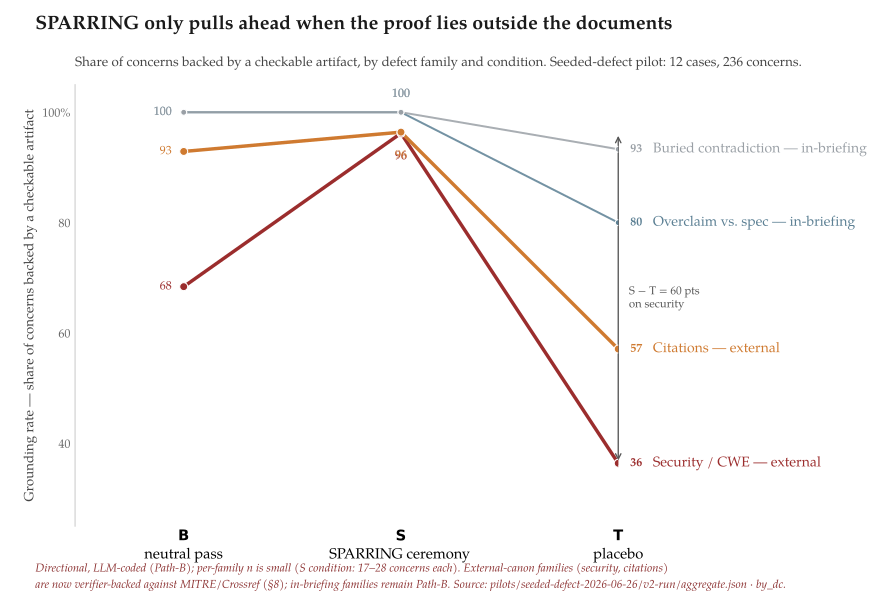

Recreate this plot in Python.
#!/usr/bin/env python3
"""
fig2-grounding-gap.py — Figure 2 of the V2 governance preprint.

THE GROUNDING GAP. A Tufte slopegraph of grounding rate (share of concerns backed by a
checkable artifact) across the three conditions — B (neutral pass), S (SPARRING ceremony),
T (placebo) — with one line per seeded-defect family. The paper's §7.3 argument is that
the separation between grounded SPARRING and a fluent placebo opens *precisely* where the
check requires reaching OUTSIDE the provided briefing (security/CWE, citations) and nearly
vanishes where the artifact lives inside it (overclaim-vs-spec, buried contradiction).
The slopegraph makes that "where the gap concentrates" argument visible: the external-canon
lines crater in the T column while the in-briefing lines stay near the ceiling.

Supports / illustrates §7.3.

DESIGN DISCIPLINE (Minard, the data-graphics reviewer):
  * Reproducible artifact — reads the frozen results, no hand-typed numbers:
        ../../seeded-defect-2026-06-26/v2-run/aggregate.json  ->  by_dc
  * Encoding fit — a slopegraph (position + slope) is the right form for "which categories
    move, and where" across a small set of conditions; far more legible than a 4x3 table.
  * Graphical integrity — honest 0–100 y-axis; lines colored by the LOAD-BEARING split
    (external-canon vs. in-briefing), because that split IS the argument, not decoration.
  * Uncertainty must be visible (the project's cardinal rule) — directional, LLM-coded
    (Path-B), and the small per-family concern counts (n) are printed on the figure; the
    note records that the external-canon families are now verifier-backed (§8) while the
    in-briefing families remain Path-B.

Usage:   python3 figures/fig2-grounding-gap.py
Output:  figures/fig2-grounding-gap.svg
"""

import json
import os
import sys
import warnings

import matplotlib
matplotlib.use("Agg")
import matplotlib.pyplot as plt

warnings.filterwarnings("ignore")  # suppress findfont fallback chatter

HERE = os.path.dirname(os.path.abspath(__file__))
AGG = os.path.join(HERE, "..", "..", "..", "seeded-defect-2026-06-26", "v2-run", "aggregate.json")
OUT = os.path.join(HERE, "fig2-grounding-gap.svg")

# Prefer the manuscript's serif (TeX Gyre Pagella); fall back cleanly if absent.
plt.rcParams["svg.fonttype"] = "none"          # keep text as text in the SVG (selectable, small)
plt.rcParams["font.family"] = "serif"
plt.rcParams["font.serif"] = ["TeX Gyre Pagella", "Palatino", "DejaVu Serif"]

# defect-class -> (display label, where the check lives). Order: external first, then in-briefing,
# so the two argument groups read top-block / bottom-block on the right-hand labels.
FAMILIES = [
    ("DC3", "Security / CWE",       "external", "#9b2d2d"),   # check lives in MITRE
    ("DC1", "Citations",            "external", "#cf7a30"),   # check lives in the literature
    ("DC4", "Overclaim vs. spec",   "inbrief",   "#5b7f93"),   # check lives in the briefing
    ("DC2", "Buried contradiction", "inbrief",   "#9aa0a6"),   # check lives in the briefing
]
CONDS = ["B", "S", "T"]
COND_SUB = {"B": "neutral pass", "S": "SPARRING ceremony", "T": "placebo"}
XPOS = {"B": 0.0, "S": 1.0, "T": 2.0}


def main():
    with open(AGG) as fh:
        agg = json.load(fh)
    by_dc = agg["by_dc"]
    case_count = agg["case_count"]
    total_concerns = sum(agg["aggregate"][c]["raw"]["n"] for c in CONDS)

    fig, ax = plt.subplots(figsize=(9.2, 6.3))

    for dc, label, group, color in FAMILIES:
        ys = [by_dc[dc][c]["grounding_rate"] for c in CONDS]
        ns = [by_dc[dc][c]["raw"]["n"] for c in CONDS]
        xs = [XPOS[c] for c in CONDS]

        is_ext = group == "external"
        ax.plot(xs, ys, color=color, lw=2.6 if is_ext else 1.5,
                solid_capstyle="round", zorder=3 if is_ext else 2,
                alpha=1.0 if is_ext else 0.85)
        ax.plot(xs, ys, "o", color=color, ms=6 if is_ext else 4.5, zorder=4,
                markeredgecolor="white", markeredgewidth=0.8)

        # value labels at each vertex; nudge the two near-ceiling families apart at S
        for c, x, y in zip(CONDS, xs, ys):
            if c == "B":
                ax.annotate(f"{y:.0f}", (x, y), textcoords="offset points",
                            xytext=(-9, 0), ha="right", va="center", fontsize=9, color=color)
            elif c == "S":
                dy = -13 if is_ext else 9     # external below, in-briefing above (group-consistent)
                va = "bottom" if dy > 0 else "top"
                ax.annotate(f"{y:.0f}", (x, y), textcoords="offset points",
                            xytext=(0, dy), ha="center", va=va, fontsize=9, color=color)
            else:  # T — value, then the family name + where-the-check-lives tag, further right
                tag = "external" if is_ext else "in-briefing"
                ax.annotate(f"{y:.0f}", (x, y), textcoords="offset points",
                            xytext=(9, 0), ha="left", va="center", fontsize=9,
                            fontweight="bold", color=color)
                ax.annotate(f"  {label} — {tag}", (x, y), textcoords="offset points",
                            xytext=(26, 0), ha="left", va="center", fontsize=10.5, color=color)

    # the punchline gap, annotated once
    ax.annotate("", xy=(2.0, 96.2), xytext=(2.0, 36.4),
                arrowprops=dict(arrowstyle="<->", color="#555", lw=1.0))
    ax.annotate("S − T = 60 pts\non security", (2.0, 66.3), textcoords="offset points",
                xytext=(8, 0), ha="left", va="center", fontsize=8.5, color="#555")

    # axes / spines (Tufte: drop the box)
    ax.set_xlim(-0.45, 2.05)
    ax.set_ylim(25, 105)
    ax.set_xticks([0, 1, 2])
    ax.set_xticklabels([f"$\\bf{{{c}}}$\n{COND_SUB[c]}" for c in CONDS], fontsize=11)
    ax.set_yticks([40, 60, 80, 100])
    ax.set_yticklabels(["40", "60", "80", "100%"], fontsize=9, color="#666")
    ax.tick_params(length=0)
    for s in ("top", "right", "bottom"):
        ax.spines[s].set_visible(False)
    ax.spines["left"].set_color("#cccccc")
    ax.set_ylabel("Grounding rate — share of concerns backed by a checkable artifact",
                  fontsize=10, color="#444")
    ax.set_xlim(-0.5, 2.0)         # leave room on the right for labels (via subplots_adjust)

    # title + subtitle
    fig.suptitle("SPARRING only pulls ahead when the proof lies outside the documents",
                 x=0.04, y=0.975, ha="left", fontsize=14.5, fontweight="bold", color="#1a1a1a")
    ax.set_title(
        f"Share of concerns backed by a checkable artifact, by defect family and condition. "
        f"Seeded-defect pilot: {case_count} cases, {total_concerns} concerns.",
        loc="left", fontsize=10, color="#444", pad=14)

    # caveat footer (the cardinal integrity rule, on the figure)
    fig.text(0.04, 0.055,
             "Directional, LLM-coded (Path-B); per-family n is small (S condition: 17–28 concerns each). "
             "External-canon families (security, citations)",
             fontsize=8.6, fontstyle="italic", color="#8a2f2f")
    fig.text(0.04, 0.028,
             "are now verifier-backed against MITRE/Crossref (§8); in-briefing families remain Path-B. "
             "Source: pilots/seeded-defect-2026-06-26/v2-run/aggregate.json · by_dc.",
             fontsize=8.6, fontstyle="italic", color="#8a2f2f")

    plt.subplots_adjust(left=0.085, right=0.70, top=0.86, bottom=0.13)

    fig.savefig(OUT, format="svg")
    plt.close(fig)
    print(f"[fig2] wrote {os.path.relpath(OUT)}")
    print("[fig2] plotted from seeded-defect v2-run/aggregate.json -> by_dc:")
    for dc, label, group, _ in FAMILIES:
        row = " / ".join(f"{by_dc[dc][c]['grounding_rate']:.1f} (n={by_dc[dc][c]['raw']['n']})"
                         for c in CONDS)
        print(f"        {dc} {label:22s} [{group:8s}]  B/S/T = {row}")


if __name__ == "__main__":
    main()
